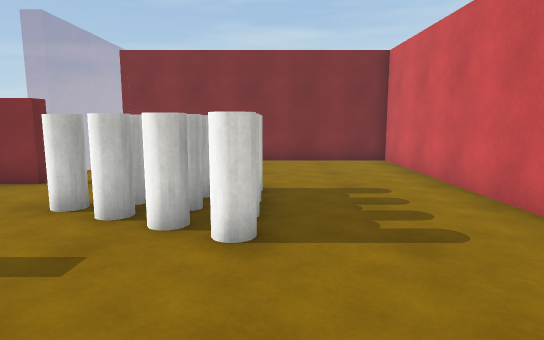
view 1 (above)

16 first-person views from a walk through a 3-D level made in the Unity game engine. The camera is 1.5 m above the floor, tilts 8° down and sees 75° across. The floor is counted in squares, 1 m on a side. Each view is taken from the middle of a square. On the plan, view 1 faces up. The plan holds only what a view shows up to about 16 squares ahead; the rest is blank. The place goes on beyond the plan. The player is left out. Surface patterns are stand-ins for the level's own textures.

view 2
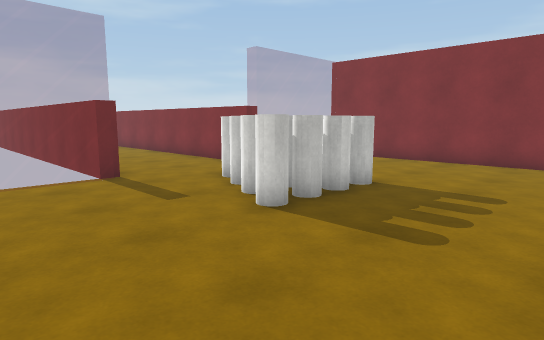

view 3
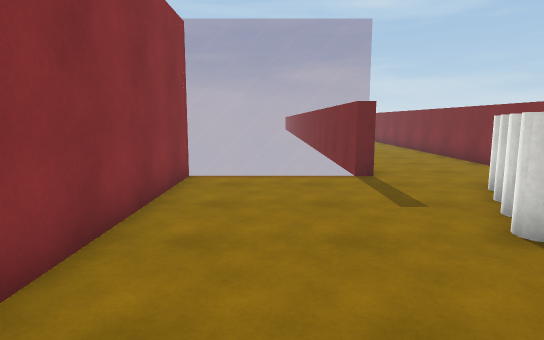

view 4
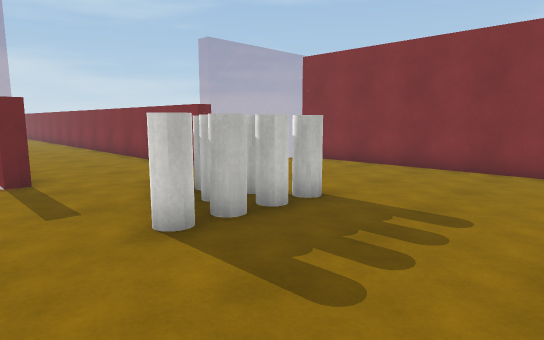

view 5
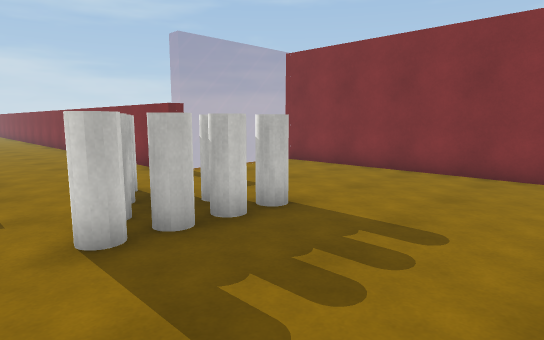

view 6
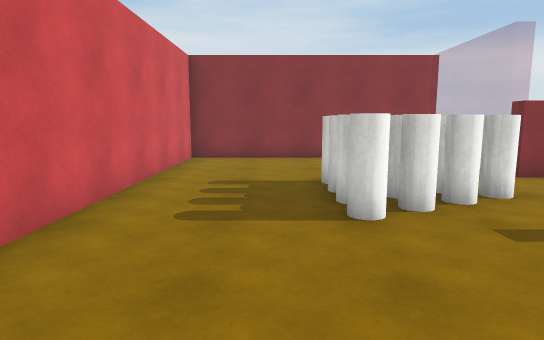

view 7
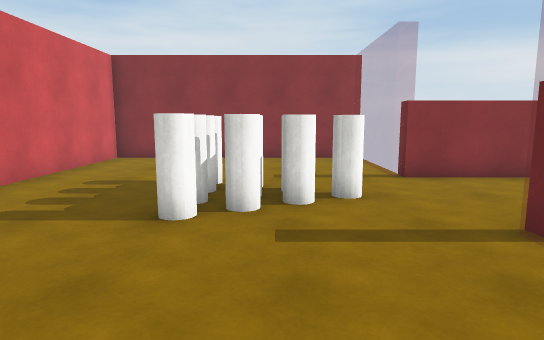

view 8
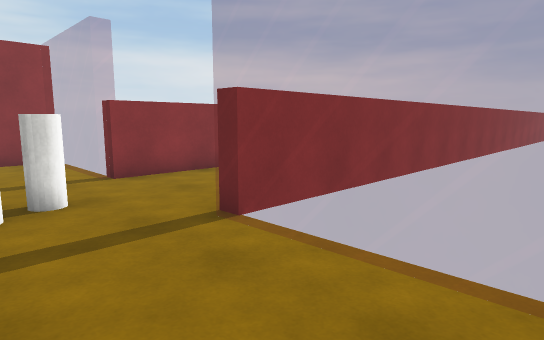

view 9
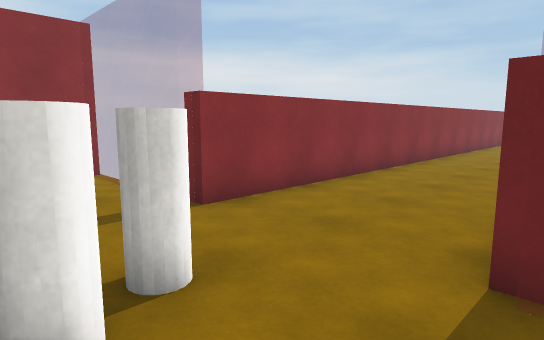

view 10
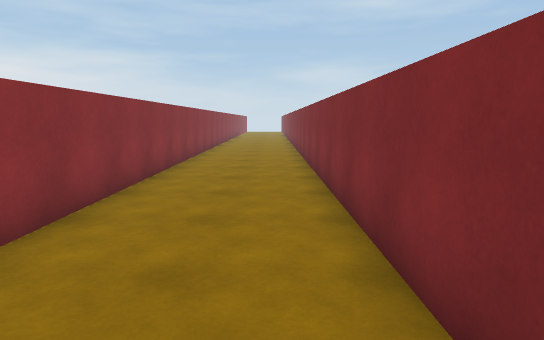

view 11
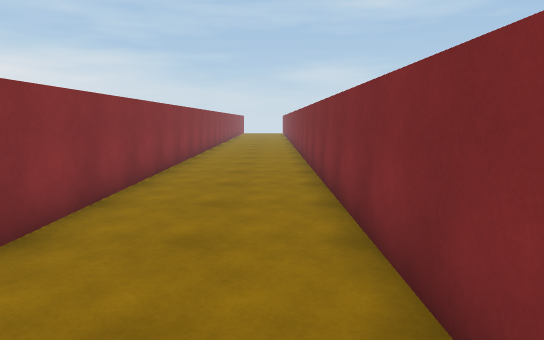

view 12
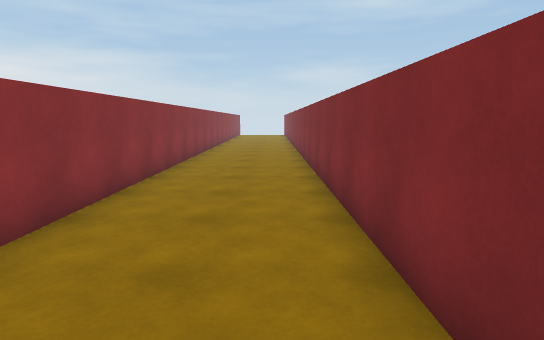

view 13
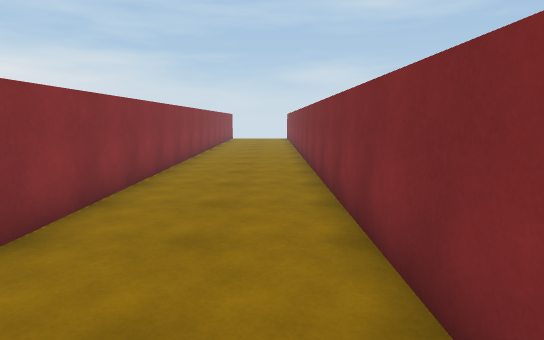

view 14
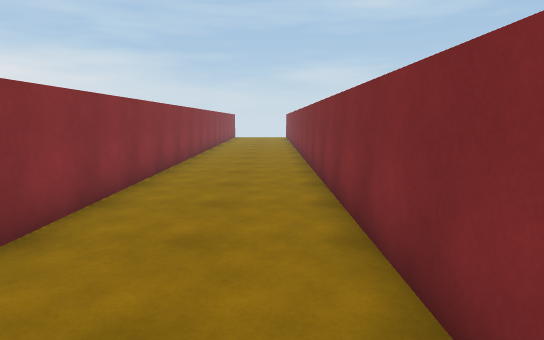

view 15
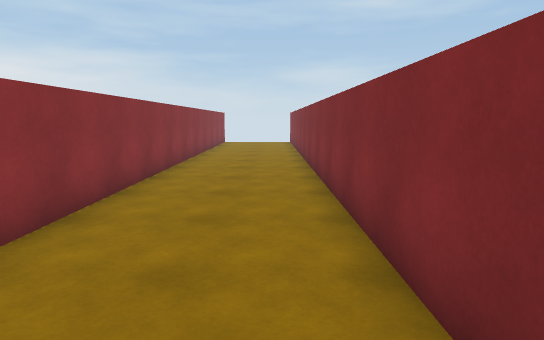

view 16
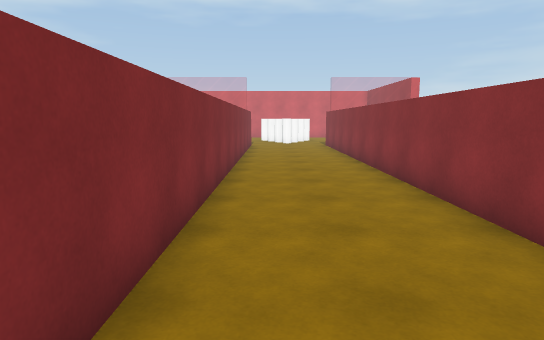

### Floor plan
Key: @ floor where view 1 was taken; # wall or solid block; . floor; = window, fence, low wall or low ledge; O other object.
Columns run from 40 left of view 1 to 5 right of it. Each row starts with its distance up from view 1.
 14                                    ###########
 13                                    =.........#
 12                                   ==.........#
 11                                   ==.........#
 10                                   ==.........#
  9 ##################################==.........#
  8 ........................................O....#
  7 ......................................OOO....#
  6 ....................................OOOOO....#
  5 ......................................OOO....#
  4 ###################################.....O....#
  3                                 ##==.........#
  2                                   ==.........#
  1                                   ==.........#
  0                                   ==....@....#
 -1                                   ==##########

Positions as (right, up) in squares from view 1, and headings:
1: (0, 0), facing up
2: (4, 0), facing up-left
3: (4, 1), facing left
4: (4, 2), facing up-left
5: (4, 3), facing up-left
6: (1, 13), facing down
7: (-2, 13), facing down
8: (-2, 13), facing down-left
9: (-2, 9), facing down-left
10: (-9, 7), facing left
11: (-14, 7), facing left
12: (-19, 7), facing left
13: (-26, 7), facing left
14: (-24, 7), facing left
15: (-31, 7), facing left
16: (-27, 7), facing right
